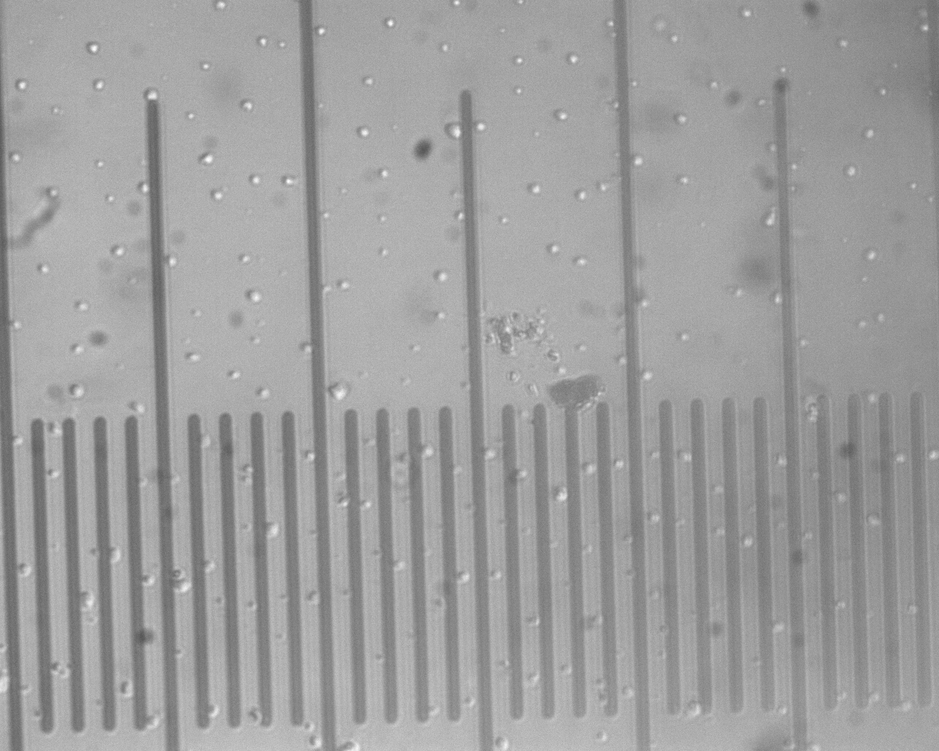
#> input picture data/40X1mm_micrometerslide_01mm_div.tiff, 939 x 751 px, shrunk from 1280 x 1024 before the run, found by its file name
$ python calculate_scale_bar_40x_automated_image_save.py   (older library calls are emulated)
#> lines starting #> are read from the running program, lines starting #| are printed output that depends on the picture

import matplotlib.pyplot as plt
import numpy as np
from PIL import Image, ImageDraw, ImageFont, ImageOps
import os
from scipy.signal import find_peaks, savgol_filter
import platform

def load_image_pillow(image_path):
    """
    Loads an image using Pillow.
    """
    try:
        img = Image.open(image_path)
        return img
    except IOError as e:
        print(f"Error loading image: {e}")
        return None

def process_image_pillow(image_path, physical_dist_in_um, num_bars=2):
    """
    Processes the image to automatically detect vertical bars and calculate the scaling factor.
    """
    # Load the image and convert to grayscale
    image = load_image_pillow(image_path)
    if image is None:
        raise ValueError("Failed to load the image.")

    img_gray = image.convert('L')  # Convert to grayscale
    img_array = np.array(img_gray)

    # Invert the image if bars are dark on light background
    img_inverted = ImageOps.invert(img_gray)
    img_inverted_array = np.array(img_inverted)

    # Projection profile along the x-axis (sum of pixel values along y-axis)
    projection = img_inverted_array.sum(axis=0)

    # Smooth the projection to reduce noise
    window_length = max(3, min(51, len(projection) // 2 * 2 - 1))  # Ensure window_length is valid
    projection_smooth = savgol_filter(projection, window_length=window_length, polyorder=3)

    # Find peaks in the projection profile (positions of vertical bars)
    peaks, _ = find_peaks(projection_smooth, distance=20, height=np.max(projection_smooth)*0.5)

    if len(peaks) < num_bars:
        raise ValueError(f"Could not detect {num_bars} bars in the image.")

    # Select two peaks for scaling calculation
    peak_positions = peaks[:num_bars]

    # Get the x-coordinates of the detected bars
    x_coords = peak_positions

    # Assume the y-coordinate is at the center of the image
    y_center = img_array.shape[0] // 2

    # Define points at the center of the detected bars
    point1 = (x_coords[0], y_center)
    point2 = (x_coords[1], y_center)

    # Calculate pixel distance between points (x-axis distance)
    physical_dist_in_pix = abs(point2[0] - point1[0])

    # Calculate scaling factor (micrometers per pixel)
    um_per_pixel = physical_dist_in_um / physical_dist_in_pix

    # Output the scaling factor
    print(f"Scaling factor: {um_per_pixel:.4f} micrometers per pixel")

    # Annotate the image
    annotated_image = image.convert('RGB')
    draw = ImageDraw.Draw(annotated_image)

    # Draw vertical lines at the positions of the bars
    for x in x_coords:
        draw.line([(x, 0), (x, img_array.shape[0])], fill="red", width=2)

    # Draw points
    for point, label_text in zip([point1, point2], ["Point 1", "Point 2"]):
        x, y = point
        draw.ellipse((x - 5, y - 5, x + 5, y + 5), fill="yellow", outline="yellow")
        draw.text((x + 10, y - 10), label_text, fill="yellow")

    # Draw line between points
    draw.line([point1, point2], fill="yellow", width=2)

    return um_per_pixel, point1, point2, annotated_image

def add_scale_bar_with_scaling_factor(image, scale_length_um, um_per_pixel, bar_position=(50, 50), scale_bar_thickness=5, font_size=24):
    """
    Adds a white scale bar to a microscope image using Pillow and returns the image object.
    """
    # Draw on the image
    draw = ImageDraw.Draw(image)

    # Calculate scale bar length in pixels using the scaling factor
    scale_bar_length_px = int(scale_length_um / um_per_pixel)

    # Set position of the scale bar
    bar_x = bar_position[0]  # X position in pixels
    bar_y = image.height - bar_position[1]  # Y position in pixels (from the bottom)

    # Draw the scale bar (a white rectangle)
    draw.rectangle(
        [bar_x, bar_y - scale_bar_thickness, bar_x + scale_bar_length_px, bar_y],
        fill="white"
    )

    # Add scale text
    scale_text = f"{scale_length_um} μm"

    # Use a TrueType font if available
    try:
        # Determine the font path based on the operating system
        system = platform.system()
        if system == 'Windows':
            font_path = "C:\\Windows\\Fonts\\arial.ttf"
        elif system == 'Darwin':  # macOS
            font_path = "/Library/Fonts/Arial.ttf"
        elif system == 'Linux':
            font_path = "/usr/share/fonts/truetype/dejavu/DejaVuSans.ttf"
        else:
            font_path = None

        if font_path and os.path.exists(font_path):
            font = ImageFont.truetype(font_path, font_size)
        else:
            raise IOError
    except IOError:
        print("TrueType font not found. Using default bitmap font.")
        font = ImageFont.load_default()

    # Get the bounding box for the text
    try:
        # Use textbbox if available (Pillow >= 8.0)
        bbox = draw.textbbox((0, 0), scale_text, font=font)
        text_width = bbox[2] - bbox[0]
        text_height = bbox[3] - bbox[1]
    except AttributeError:
        # Fallback to textsize for older Pillow versions
        text_width, text_height = draw.textsize(scale_text, font=font)

    # Draw the text slightly above the scale bar
    draw.text(
        (bar_x, bar_y - scale_bar_thickness - text_height - 5),  # Position slightly above the scale bar
        scale_text,
        fill="white",
        font=font
    )

    return image

def measuring_points(image_with_annotations, um_per_pixel, bar_length_um, point1, point2, output_path, output_plot_path):
    """
    Overlays the scale bar on the annotated image, saves it, and displays it with the points and line.
    """
    # Overlay the scale bar
    image_with_scale_bar = add_scale_bar_with_scaling_factor(
        image_with_annotations,
        scale_length_um=bar_length_um,
        um_per_pixel=um_per_pixel,
        bar_position=(50, 50),  # Set the default position for the scale bar
        scale_bar_thickness=5,  # Thickness of the scale bar
        font_size=24  # Size of the font for the scale label
    )

    # Save the annotated image
    image_with_scale_bar.save(output_path, format='PNG')
    print(f"Annotated image saved to: {output_path}")

    # Convert image to array for plotting
    img_array = np.array(image_with_scale_bar)
    fig, ax = plt.subplots(figsize=(10, 8))
    ax.imshow(img_array)
    ax.axis('off')

    # Save the plot
    plt.savefig(output_plot_path, bbox_inches='tight')
    print(f"Plot saved to: {output_plot_path}")

    # Show the plot
    plt.show()

def main():
    # Main script to run both processes
    image_path = "/Users/anzalks/Documents/pattern_learning_paper/plotting_scripts/python_scripts_paper_ready/data/40X1mm_micrometerslide_01mm_div.tiff"
    physical_dist_in_um = 10  # Physical distance between the bars in micrometers
    bar_length_um = 50  # Desired scale bar length in micrometers

    # Step 1: Calculate the scaling factor and get the selected points
    um_per_pixel, point1, point2, annotated_image = process_image_pillow(image_path, physical_dist_in_um)
#> in load_image_pillow, img is the input picture: PIL image 939x751 L; min 87, max 255, mean 158.2
#> in process_image_pillow, `img_inverted = ImageOps.invert(img_gray)`:
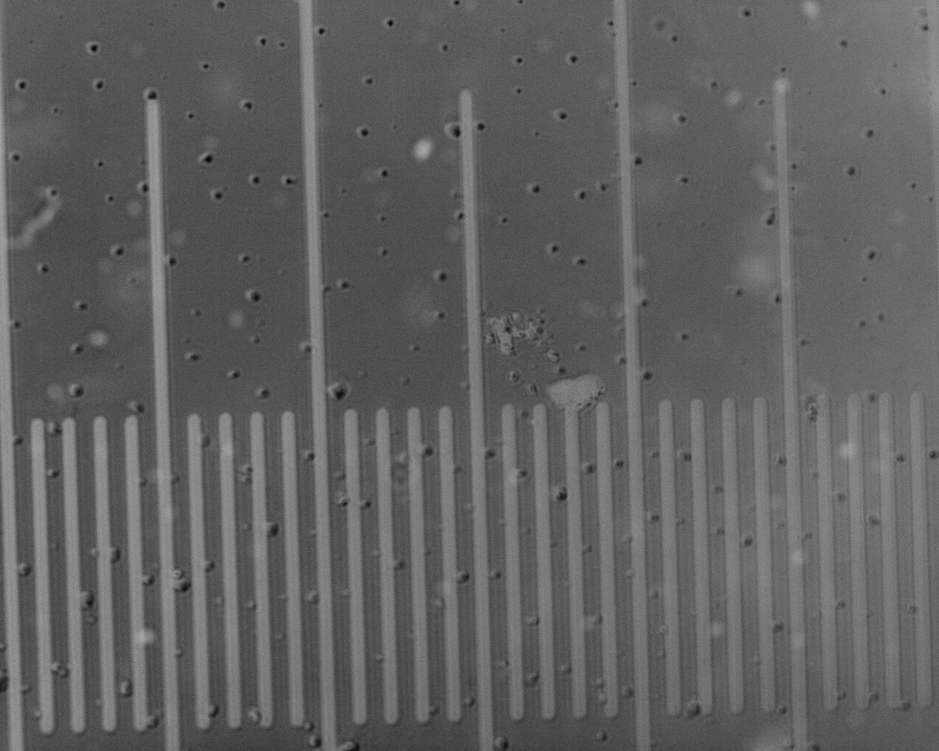
#> img_inverted: PIL image 939x751 L; min 0, max 168, mean 96.8
#> in process_image_pillow, `projection = img_inverted_array.sum(axis=0)`: projection = 939 values, max 89653 at index 3, min 59942 at index 86, mean 72685.1
#> in process_image_pillow, `window_length = max(3, min(51, len(projection) // 2 * 2 - 1))`: window_length = 51
#> in process_image_pillow, `projection_smooth = savgol_filter(projection, window_length=window_len..`: projection_smooth = 939 values, max 97388.6 at index 0, min 65855 at index 340, mean 72685.4
#> in process_image_pillow, `peaks, _ = find_peaks(projection_smooth, distance=20, height=np.max(pr..`: peaks = 23 values from 40 to 928
#> in process_image_pillow, `peak_positions = peaks[:num_bars]`: peak_positions = [40, 71]
#> in process_image_pillow, `point1 = (x_coords[0], y_center)`: point1 = (40, 375)
#> in process_image_pillow, `point2 = (x_coords[1], y_center)`: point2 = (71, 375)
#> in process_image_pillow, `physical_dist_in_pix = abs(point2[0] - point1[0])`: physical_dist_in_pix = 31
#> in process_image_pillow, `um_per_pixel = physical_dist_in_um / physical_dist_in_pix`: um_per_pixel = 0.323
#| Scaling factor: 0.3226 micrometers per pixel
#> the loop in process_image_pillow, `for x in x_coords:` made 2 passes
#> x on passes 1 to 2: 40, 71
#> the loop in process_image_pillow, `for point, label_text in zip([point1, point2], ["Point 1", "Point 2"]):` made 2 passes
#> (label_text, x, y) on passes 1 to 2: ('Point 1', 40, 375), ('Point 2', 71, 375)
#> um_per_pixel = 0.323; point1 = (40, 375); point2 = (71, 375)

    # Create output file paths
    image_dir, image_filename = os.path.split(image_path)
    base_filename, ext = os.path.splitext(image_filename)
    output_filename = f"{base_filename} with points and scale bar marked.png"
    output_plot_filename = f"{base_filename} with points and scale bar marked (plot).png"
    output_path = os.path.join(image_dir, output_filename)
    output_plot_path = os.path.join(image_dir, output_plot_filename)

    # Step 2: Overlay the scale bar, save the image, and save the plot
    measuring_points(annotated_image, um_per_pixel, bar_length_um, point1, point2, output_path, output_plot_path)
#> in add_scale_bar_with_scaling_factor, `scale_bar_length_px = int(scale_length_um / um_per_pixel)`: scale_bar_length_px = 155
#> in add_scale_bar_with_scaling_factor, `bbox = draw.textbbox((0, 0), scale_text, font=font)`: bbox = (0, 5, 77, 28)
#> in add_scale_bar_with_scaling_factor, `text_width = bbox[2] - bbox[0]`: text_width = 77
#> in add_scale_bar_with_scaling_factor, `text_height = bbox[3] - bbox[1]`: text_height = 23

if __name__ == "__main__":
    main()

$ run again, with data/4X1mm_micrometerslide_01mm_div.tiff copied over data/40X1mm_micrometerslide_01mm_div.tiff
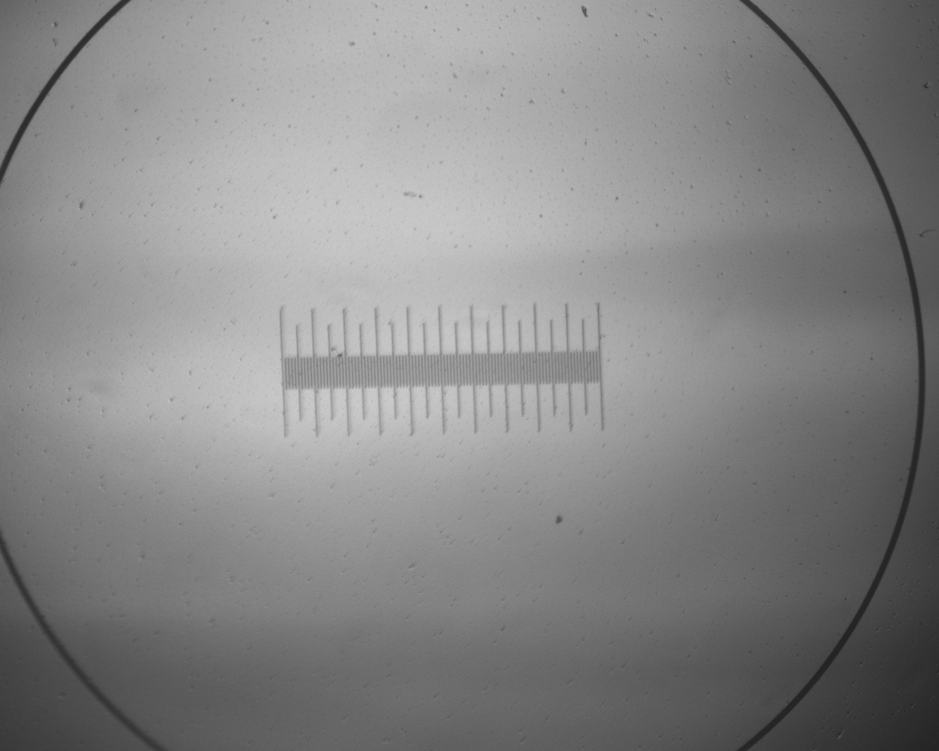
#> input picture data/4X1mm_micrometerslide_01mm_div.tiff, 939 x 751 px, shrunk from 1280 x 1024 before the run, found by its file name
#> in load_image_pillow, img is the input picture: PIL image 939x751 L; min 34, max 204, mean 134.8
#> in process_image_pillow, `img_inverted = ImageOps.invert(img_gray)`:
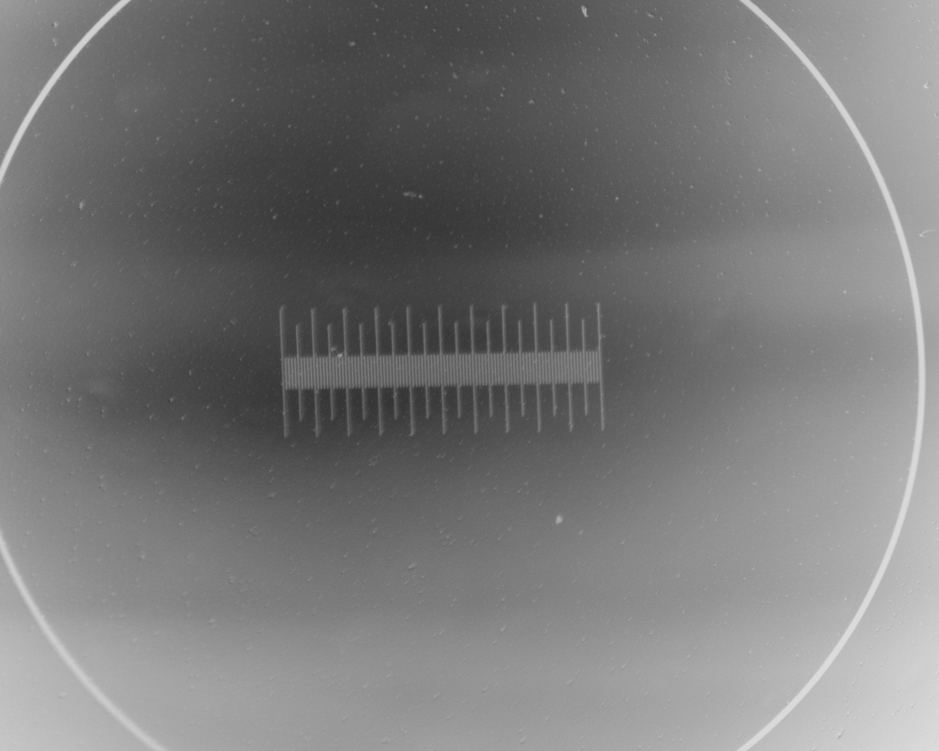
#> img_inverted: PIL image 939x751 L; min 51, max 221, mean 120.2
#> projection = 939 values, max 141382 at index 919, min 67322 at index 357, mean 90247.2
#> window_length = 51
#> projection_smooth = 939 values, max 138425.7 at index 926, min 68119.7 at index 355, mean 90249.2
#> peaks = [285, 445, 477, 926]
#> peak_positions = [285, 445]
#> in process_image_pillow, `point1 = (x_coords[0], y_center)`: point1 = (285, 375)
#> in process_image_pillow, `point2 = (x_coords[1], y_center)`: point2 = (445, 375)
#> physical_dist_in_pix = 160
#> in process_image_pillow, `um_per_pixel = physical_dist_in_um / physical_dist_in_pix`: um_per_pixel = 0.0625
#| Scaling factor: 0.0625 micrometers per pixel
#> the loop in process_image_pillow, `for x in x_coords:` made 2 passes
#> x on passes 1 to 2: 285, 445
#> the loop in process_image_pillow, `for point, label_text in zip([point1, point2], ["Point 1", "Point 2"]):` made 2 passes
#> (label_text, x, y) on passes 1 to 2: ('Point 1', 285, 375), ('Point 2', 445, 375)
#> in main, `um_per_pixel, point1, point2, annotated_image = process_image_pillow(i..`: point1 = (285, 375); point2 = (445, 375)
#> scale_bar_length_px = 800
#> bbox = (0, 5, 77, 28)
#> text_width = 77
#> text_height = 23
#> in measuring_points, `image_with_scale_bar = add_scale_bar_with_scaling_factor( image_with_a..`:
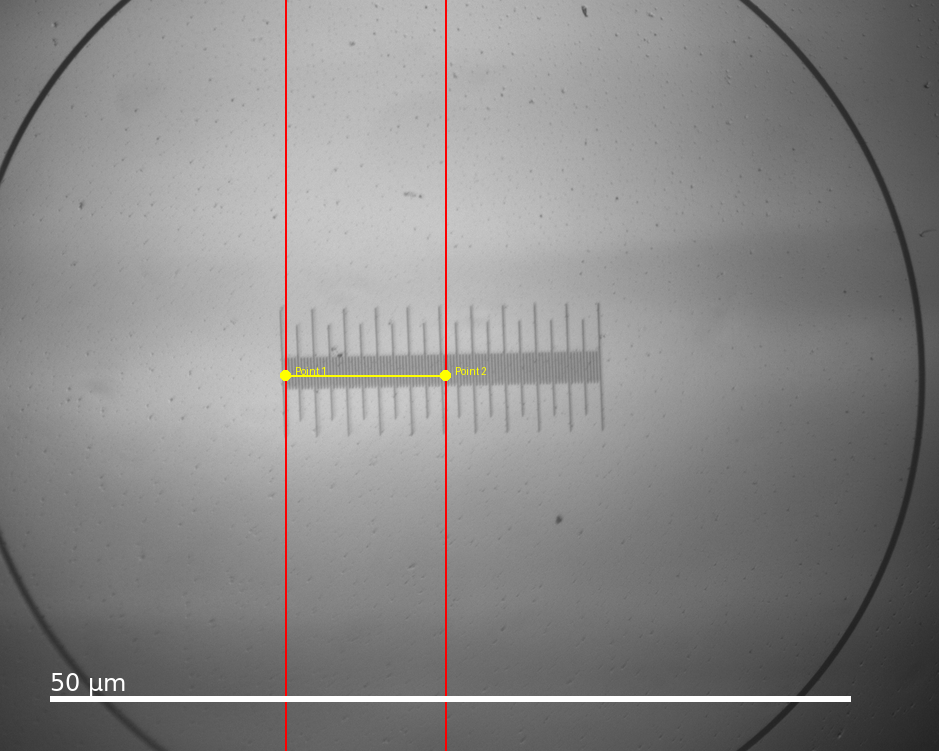
#> image_with_scale_bar: PIL image 939x751 RGB; mean R, G, B 136.5, 135.5, 135.2

$ run again, with data/with fluorescence and pipette.bmp saved as data/40X1mm_micrometerslide_01mm_div.tiff
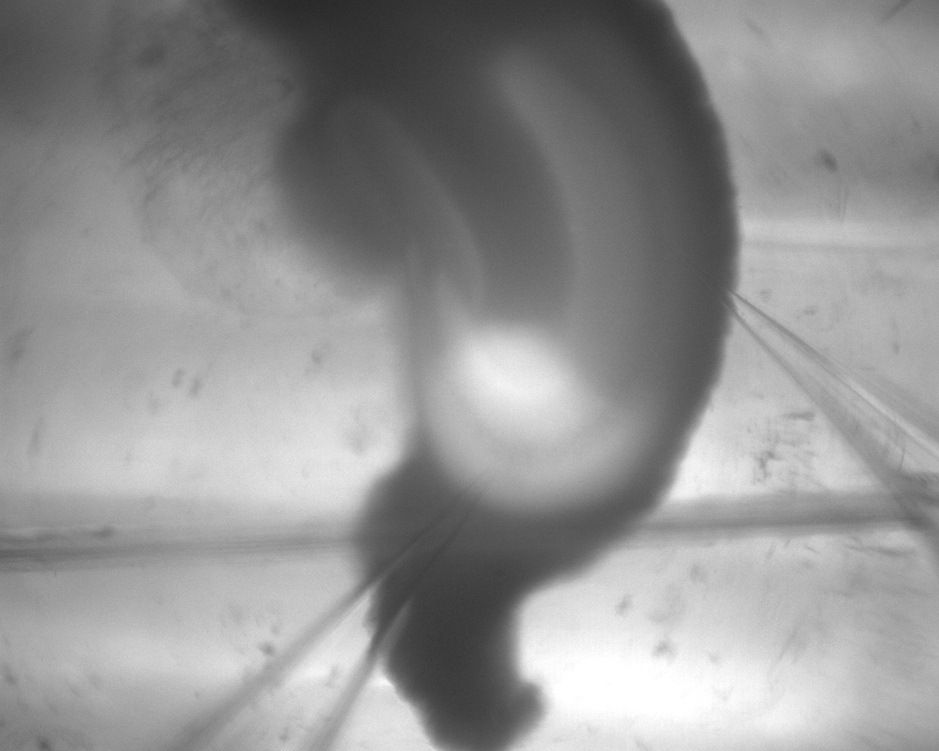
#> input picture data/with fluorescence and pipette.bmp, 939 x 751 px, shrunk from 1280 x 1024 before the run, found by its file name
#> in load_image_pillow, img is the input picture: PIL image 939x751 L; min 39, max 255, mean 147.5
#> in process_image_pillow, `img_inverted = ImageOps.invert(img_gray)`:
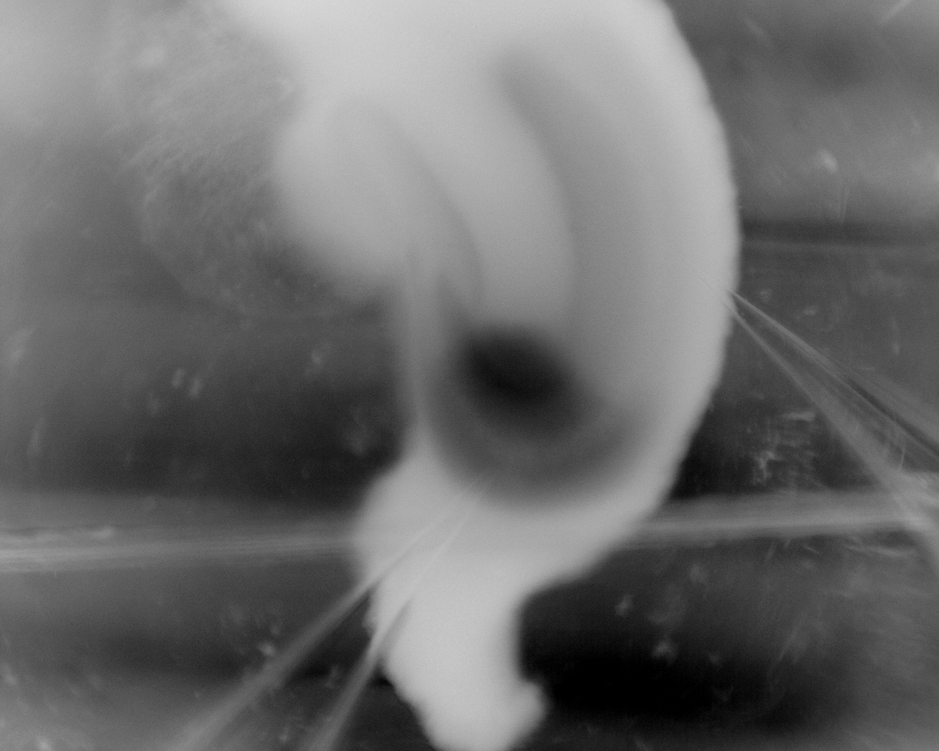
#> img_inverted: PIL image 939x751 L; min 0, max 216, mean 107.5
#> projection = 939 values, max 119335 at index 430, min 50479 at index 744, mean 80733.5
#> window_length = 51
#> projection_smooth = 939 values, max 119082.1 at index 430, min 51441.5 at index 750, mean 80733.7
#> peaks = [191, 430, 658]
#> peak_positions = [191, 430]
#> in process_image_pillow, `point1 = (x_coords[0], y_center)`: point1 = (191, 375)
#> in process_image_pillow, `point2 = (x_coords[1], y_center)`: point2 = (430, 375)
#> physical_dist_in_pix = 239
#> in process_image_pillow, `um_per_pixel = physical_dist_in_um / physical_dist_in_pix`: um_per_pixel = 0.0418
#| Scaling factor: 0.0418 micrometers per pixel
#> the loop in process_image_pillow, `for x in x_coords:` made 2 passes
#> x on passes 1 to 2: 191, 430
#> the loop in process_image_pillow, `for point, label_text in zip([point1, point2], ["Point 1", "Point 2"]):` made 2 passes
#> (label_text, x, y) on passes 1 to 2: ('Point 1', 191, 375), ('Point 2', 430, 375)
#> in main, `um_per_pixel, point1, point2, annotated_image = process_image_pillow(i..`: point1 = (191, 375); point2 = (430, 375)
#> scale_bar_length_px = 1195
#> bbox = (0, 5, 77, 28)
#> text_width = 77
#> text_height = 23
